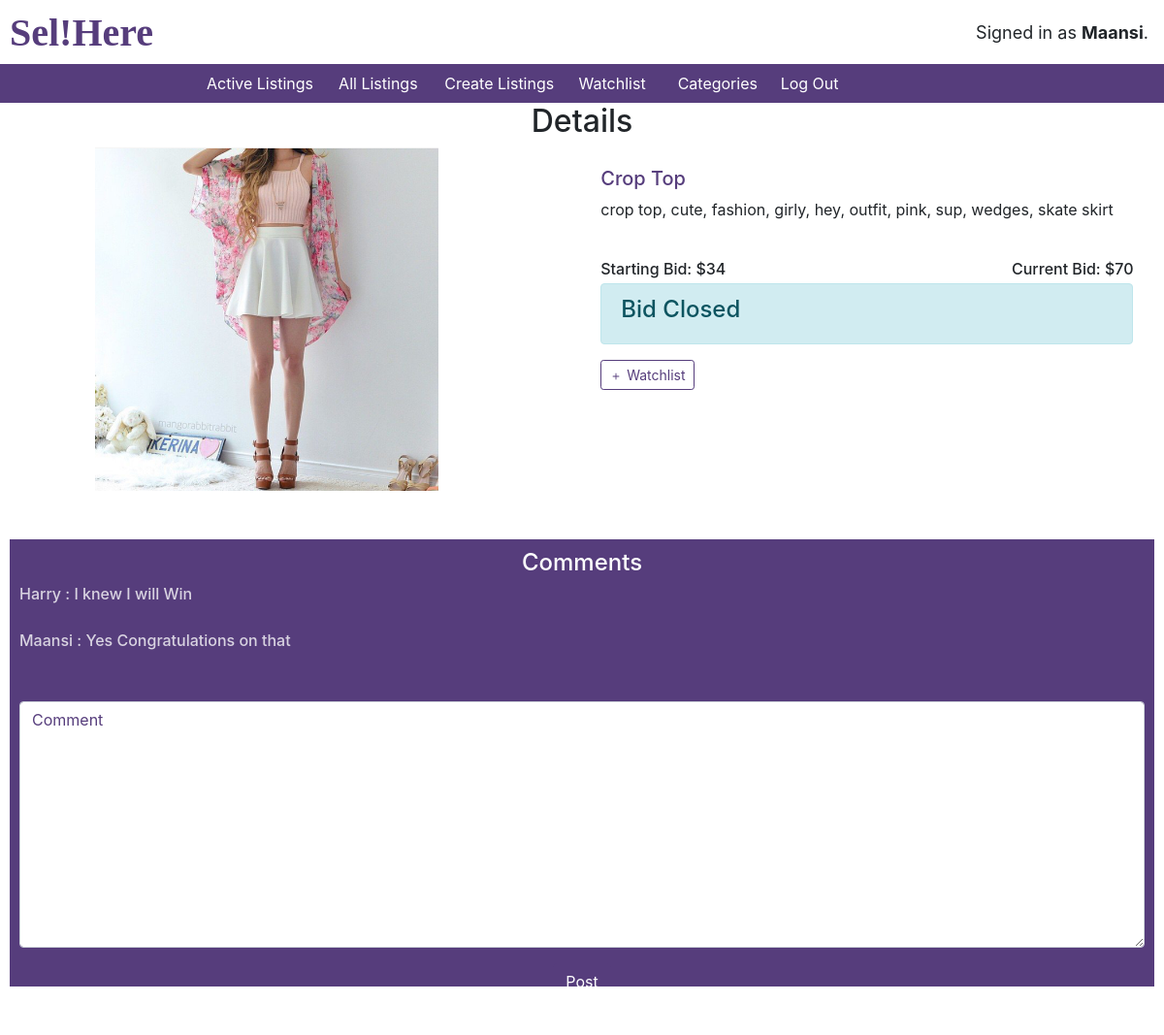
Screenshot of /details/6 (signed in) with the database file from the repository.
### auctions/models.py (models this page shows, shortened)
class User(AbstractUser):
    pass

class listing(models.Model):
    owner=models.CharField(max_length=64,default="")
    title=models.CharField(max_length=50)
    desc=models.TextField()
    active=models.BooleanField(default="True")
    winner=models.CharField(max_length=64,default="", null=True,blank=True)
    initial_amt=models.IntegerField()
    image=models.ImageField(upload_to='product',null=True,blank=True)
    category=models.CharField(max_length = 20, choices =CHOICES)
    published_date = models.DateTimeField(default=timezone.now)

class Comment(models.Model):
    user=models.ForeignKey(settings.AUTH_USER_MODEL,on_delete=models.CASCADE)
    item=models.ForeignKey(listing,on_delete=models.CASCADE)
    comment=models.TextField()
    date=models.DateTimeField(default=timezone.now)

### auctions/views.py (the view)
# urls.py: path("details/<int:product_id>",views.details,name="details"),
def details(request,product_id):
    detail=get_object_or_404(listing,pk=product_id)
    if Comment.objects.filter(item_id=product_id).exists():
        comm=Comment.objects.filter(item_id=product_id)
    else:
        comm=None
    owner=False
    win=False
    active=False
    if request.user.is_authenticated:
        delete=Watchlist.objects.filter(user=request.user, item=product_id)
        amt=BidForm()
        comment=CommentForm()
        if request.user.username == detail.owner:
            owner=True
        if Bid.objects.filter(item__id=product_id).exists():
            maxi=Bid.objects.filter(item__id=product_id).last()
            current_price=maxi.amount
        else:
            start=get_object_or_404(listing,pk=product_id)
            current_price=start.initial_amt
        if detail.winner == request.user.username:
            win=True
        if detail.active == True:
            active=True
        return render(request,'auctions/details.html',{
        'info':detail,
        'del':delete,
        'amt':amt,
        'current':current_price,
        'owner':owner,
        'win':win,
        'active':active,
        'comm':comm,
        'comment':comment,
        })
    else:
        return render(request,'auctions/details.html',{
            'info':detail,
            })

### auctions/forms.py
class BidForm(forms.ModelForm):
    class Meta:
        model=Bid
        fields=('amount',)

class CommentForm(forms.ModelForm):
    class Meta:
        model=Comment
        fields=('comment',)

### auctions/templates/auctions/details.html (shortened to what this page needs)
{% extends "auctions/layout.html" %}
{% block body %}
    <h2 style="text-align:center">Details</h2>
    <table>
        <tr >
            <td id="detail-img">
                {% if info.image %}
                    <img src="{{ info.image.url }}">
                {% endif %}
            </td>
            <td id="detail-desc">
                <h5 style="color:#563d7c">{{ info.title }}</h5>
                <p>{{ info.desc }}</p><br>
                <h6 style="width:50%;Text-align:left;float:left;">Starting Bid: ${{ info.initial_amt }}</h6>
                <h6 style="width:50%;Text-align:right;float:right;">Current Bid: ${{ current }}</h6><br>
                {% if user.is_authenticated %}
                    {% if win %}
                        <div class="alert alert-success" role="alert">
                            <h4 class="alert-heading">You Won!</h4>
                            <p>Congratulations on your win</p>
                        </div>
                        {% elif active %}
                            {% for field in amt %}{% load widget_tweaks %}{% csrf_token %}
                            {% endfor %}
                    {% else %}
                        <div class="alert alert-info" role="alert">
                            <h4 class="alert-heading">Bid Closed</h4>
                        </div>
                    {% endif %}
                    {% if del %}
                    <a href="{% url 'watchlist_del' info.id %}" role="button" class="btn btn-outline-primary btn-sm">
                        <svg width="1em" height="1em" viewBox="0 0 16 16" class="bi bi-plus" fill="currentColor" xmlns="http://www.w3.org/2000/svg">
                            <path fill-rule="evenodd" d="M8 4a.5.5 0 0 1 .5.5v3h3a.5.5 0 0 1 0 1h-3v3a.5.5 0 0 1-1 0v-3h-3a.5.5 0 0 1 0-1h3v-3A.5.5 0 0 1 8 4z"></path>
                        </svg>
                        Remove from Watchlist
                    </a>
                    {% else %}
                        <a href="{% url 'watchlist_add' info.id %}" role="button" class="btn btn-outline-primary btn-sm" >
                            <svg width="1em" height="1em" viewBox="0 0 16 16" class="bi bi-plus" fill="currentColor" xmlns="http://www.w3.org/2000/svg">
                                <path fill-rule="evenodd" d="M8 4a.5.5 0 0 1 .5.5v3h3a.5.5 0 0 1 0 1h-3v3a.5.5 0 0 1-1 0v-3h-3a.5.5 0 0 1 0-1h3v-3A.5.5 0 0 1 8 4z"></path>
                            </svg>
                            Watchlist
                        </a>
                    {% endif %}
            </td>
        </tr>
    </table>
    <footer>
        <h4>Comments</h4>
        {% for comm in comm %}
           <span style="float:left;color:rgba(255, 255, 255, 0.774)"> <h6>{{ comm.user }} : {{ comm.comment }}</h6></span><br><br>
        {% endfor %}<br>
        {% if comment %}
        <form action="{% url 'add_comment' info.id %}" enctype="multipart/form-data" method="POST">
            {% for comment in comment %}{% load widget_tweaks %}
                <div class="form-group">{% csrf_token %}
                    {% render_field comment class="form-control"  placeholder=comment.label  %}
                </div>
            {% endfor %}
                <div class="form-group">
                    <button type="submit" class="btn btn-primary">Post</button>
                </div>
        </form>
        {% endif     %}
        {% endif %}
    </footer>
{% endblock %}

### auctions/templates/auctions/layout.html (shortened to what this page needs)
{% load static %}
<!DOCTYPE html>
<html lang="en">
    <head>
        <link rel="stylesheet" href="https://stackpath.bootstrapcdn.com/bootstrap/4.4.1/css/bootstrap.min.css">
        <link href="{% static 'auctions/styles.css' %}" rel="stylesheet">
    </head>
    <body>
        <h1 style="font-family:tahoma; font-weight:bold;color:#563d7c">Sel!Here</h1>
        <div id="user-name">
            {% if user.is_authenticated %}
                Signed in as <strong>{{ user.username }}</strong>.
            {% else %}
                Not signed in.
            {% endif %}
        </div>
        <ul class="nav">
            <li class="nav-item" >
                <a class="nav-link" href="{% url 'index' %}" style="transform: translate(140%, 0%);" >Active Listings</a>
            </li>
            <li class="nav-item">
                <a class="nav-link" href="{% url 'all_listings' %}" style="transform: translate(170%, 0%);">All Listings</a>
            </li>
            {% if user.is_authenticated %}
                <li class="nav-item">
                    <a class="nav-link" href="{% url 'create_listings' %}" style="transform: translate(130%, 0%);">Create Listings</a>
                </li>
                <li class="nav-item">
                    <a class="nav-link" href="{% url 'watchlist' %}" style="transform: translate(180%, 0%);">Watchlist</a>
                </li>
                <li class="nav-item">
                    <a class="nav-link" href="{% url 'categories' %}" style="transform: translate(160%, 0%);">Categories</a>
                </li>
                <li class="nav-item">
                    <a class="nav-link" href="{% url 'logout' %}" style="transform: translate(190%, 0%);">Log Out</a>
                </li>
            {% endif %}
        </ul>
        {% block body %}
        {% endblock %}
    </body>
</html>

### static/auctions/styles.css (style rules this page uses)
body { padding: 10px; }
img { max-width:60%; height:auto; margin-left:15%; }
a { color:#563d7c; }
.nav { background-color: #563d7c; margin-left: -1%; margin-right: -1%; position: relative; }
.nav-link { color:white; }
#user-name { position: absolute; top: 20px; right: 16px; font-size: 18px; }
.btn-outline-primary { color: #563d7c; border-color: #563d7c; }
.btn-primary { border-color: #563d7c; background-color: #563d7c; }
#detail-img { float: left; width: 50%; padding: 20px; display:table; }
#detail-desc { float: left; padding: 20px; width: 50%; }
footer { background-color: #563d7c; padding: 10px; text-align: center; color: white; margin-top: 50px; }

### rows the page displays
User: username "Maansi"
listing: image (picture), title "Crop Top", desc "crop top, cute, fashion, girly, hey, outfit, pink, sup, wedges, skate skirt", initial_amt "34"
Comment: user "Harry", comment "I knew I will Win"
Comment: user "Maansi", comment "Yes Congratulations on that"

### other values shown
{{ current }} "70"
